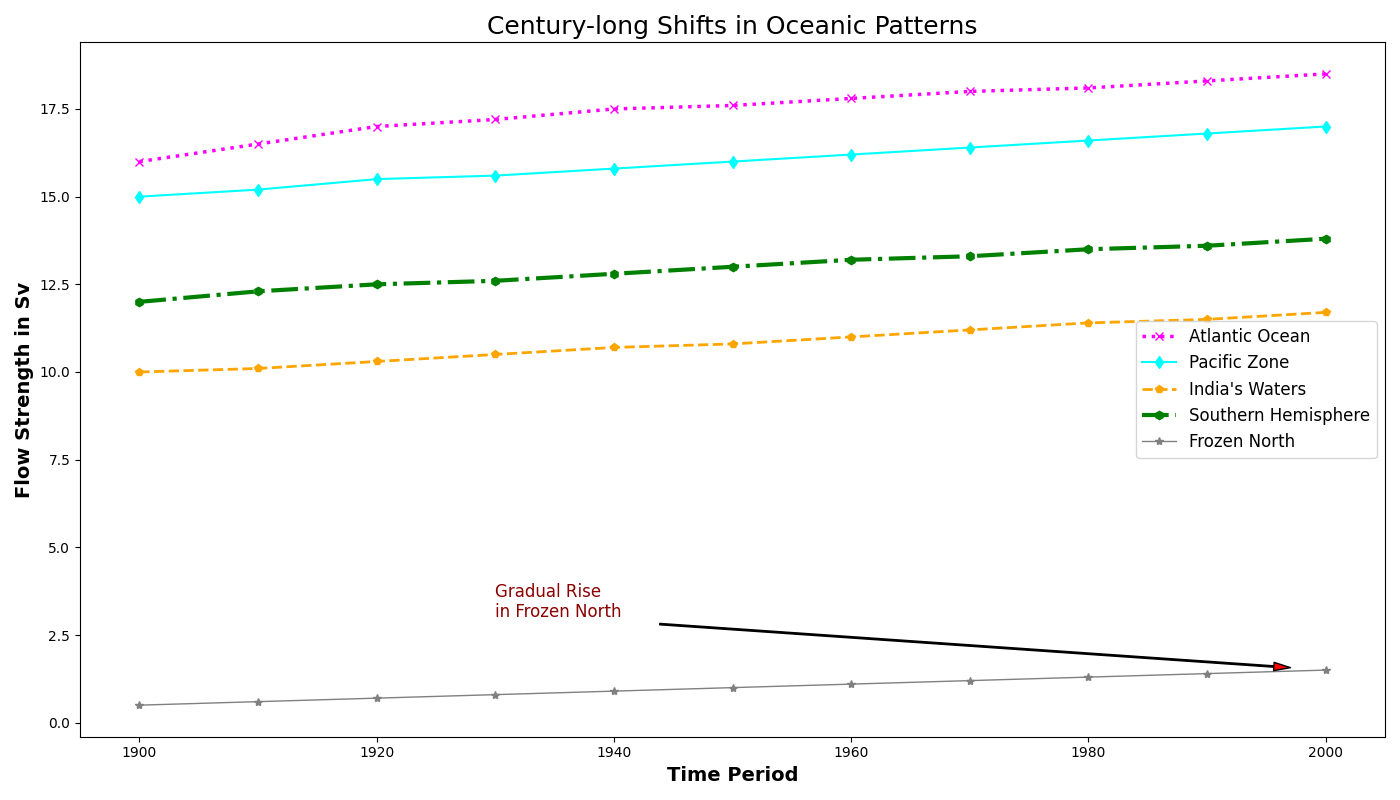

The script that drew this image:
import matplotlib.pyplot as plt
import numpy as np

# Artificial data representing the strength of ocean currents (in Sv) across different oceans per decade
decades = np.arange(1900, 2001, 10)
atlantic_data = [16, 16.5, 17, 17.2, 17.5, 17.6, 17.8, 18, 18.1, 18.3, 18.5]
pacific_data = [15, 15.2, 15.5, 15.6, 15.8, 16, 16.2, 16.4, 16.6, 16.8, 17]
indian_data = [10, 10.1, 10.3, 10.5, 10.7, 10.8, 11, 11.2, 11.4, 11.5, 11.7]
southern_data = [12, 12.3, 12.5, 12.6, 12.8, 13, 13.2, 13.3, 13.5, 13.6, 13.8]
arctic_data = [0.5, 0.6, 0.7, 0.8, 0.9, 1, 1.1, 1.2, 1.3, 1.4, 1.5]

fig, ax1 = plt.subplots(figsize=(14, 8))

ax1.plot(decades, atlantic_data, label='Atlantic Ocean', marker='x', linestyle=':', linewidth=2.5, color='magenta')
ax1.plot(decades, pacific_data, label='Pacific Zone', marker='d', linestyle='-', linewidth=1.5, color='cyan')
ax1.plot(decades, indian_data, label='India\'s Waters', marker='p', linestyle='--', linewidth=2, color='orange')
ax1.plot(decades, southern_data, label='Southern Hemisphere', marker='h', linestyle='-.', linewidth=3, color='green')
ax1.plot(decades, arctic_data, label='Frozen North', marker='*', linestyle='-', linewidth=1, color='grey')

ax1.set_title("Century-long Shifts in Oceanic Patterns", fontsize=18, fontweight='normal')
ax1.set_xlabel('Time Period', fontsize=14, fontweight='bold')
ax1.set_ylabel('Flow Strength in Sv', fontsize=14, fontweight='bold')
ax1.legend(loc='best', fontsize=12)

ax1.grid(False)

ax1.annotate('Gradual Rise\nin Frozen North', xy=(2000, 1.5), xytext=(1930, 3),
             arrowprops=dict(facecolor='red', shrink=0.05, width=1, headwidth=6),
             fontsize=12, color='darkred')

plt.tight_layout()
plt.show()
